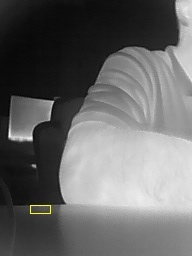
#> input picture 06-实验平台/eval_platform/dashboard/samples/det_20261012_224916_064_ir.jpg, 192 x 256 px, given as the content of the folder captures/images, which was not available
$ python calib_points.py 5
#> lines starting #> are read from the running program, lines starting #| are printed output that depends on the picture; after the words box and inside, x2 and y2 are one past the last pixel; in counts of white or black regions, pixels touching at a corner belong together
#!/usr/bin/env python3
"""calib_points.py — 交互式双摄配准选点标定工具

用法 (需桌面 GUI):
  cd twocameraOnMAC
  <YOLOFuse venv python> test/camera_capture_test/calib_points.py [图像编号]

操作:
  1. 两个窗口分别显示可见光(RGB)和红外(IR)同一时刻的标定图
  2. 先在 RGB 窗口点击一个特征点 (角/边缘/物体轮廓),
     再在 IR 窗口点击同一物理位置 → 完成一对对应点
  3. 重复标 4~8 对 (分布越均匀越好)
  4. 按 c 计算; 右键或 u 撤销最后一对; n 下一对图; q 退出

实现说明: 鼠标回调内只记录坐标, 绝不调用 imshow (GTK 后端下
回调内绘图会导致事件分发失效), 重绘统一在主循环完成。

输出:
  - IR 视野在 RGB 图中的框 (bbox)
  - 建议的 --crop-ratio 参数与 sample_config.h 宏值
"""
import cv2
import numpy as np
import glob
import os
import sys

os.chdir(os.path.dirname(os.path.dirname(os.path.dirname(
    os.path.abspath(__file__)))))  # 项目根目录

pairs = sorted(glob.glob("captures/images/*.jpg"))
if not pairs:
    print("no captures found under captures/images")
    sys.exit(1)

start = int(sys.argv[1]) if len(sys.argv) > 1 else 0
index = min(max(start, 0), len(pairs) - 1)

rgb_pts = []
ir_pts = []
rgb_base = None   # 原图 (含标定结果框)
ir_base = None
result_box = None  # (x, y, w, h) 已计算的 IR 视野框
win_rgb, win_ir = "RGB - click point", "IR - click same point"
IR_VIEW_W, IR_VIEW_H = 512, 384   # IR 放大显示尺寸


def load(i):
#> called with i = 0
    global rgb_base, ir_base, rgb_pts, ir_pts, result_box
    p = pairs[i]
    rgb_base = cv2.imread(p)
#> rgb_base is the input picture: shape (256, 192, 3); mean B, G, R 102.9, 103.2, 103.2
    ir_orig = cv2.imread(p.replace("images/", "imagesIR/"))
    if rgb_base is None or ir_orig is None:
        print("load failed:", p)
        return False
    ir_base = cv2.resize(ir_orig, (IR_VIEW_W, IR_VIEW_H))
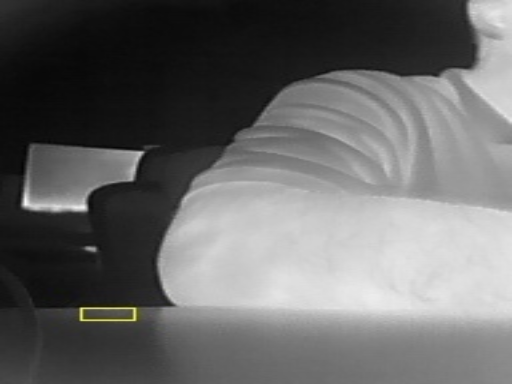
#> ir_base: shape (384, 512, 3); mean B, G, R 102.9, 103.1, 103.1
    rgb_pts, ir_pts = [], []
    result_box = None
    return True


# [26 lines left out: functions undo, on_rgb, on_ir, not called in this run]


def redraw():
    r = rgb_base.copy()
    ir = ir_base.copy()
    paired = min(len(rgb_pts), len(ir_pts))
    for i, pt in enumerate(rgb_pts):
        done = i < paired
        color = (0, 200, 0) if done else (0, 0, 255)
        cv2.circle(r, pt, 4, color, -1)
        cv2.putText(r, str(i), (pt[0] + 6, pt[1] - 6),
                    cv2.FONT_HERSHEY_SIMPLEX, 0.5, color, 1)
    for i, pt in enumerate(ir_pts):
        color = (0, 200, 0) if i < paired else (0, 0, 255)
        px = int(pt[0] * IR_VIEW_W / 256)
        py = int(pt[1] * IR_VIEW_H / 192)
        cv2.circle(ir, (px, py), 4, color, -1)
        cv2.putText(ir, str(i), (px + 6, py - 6),
                    cv2.FONT_HERSHEY_SIMPLEX, 0.5, color, 1)

    # 状态提示
    if len(rgb_pts) == len(ir_pts):
        hint = f"pairs:{paired}  -> click next point on RGB"
    else:
        hint = f"pairs:{paired}+1  -> click SAME point on IR"
    if result_box is not None:
        x, y, w, h = result_box
        cv2.rectangle(r, (x, y), (x + w, y + h), (0, 255, 0), 2)
        hint += "  [green box = IR FOV]"
    cv2.putText(r, hint + "  [c]calc [right-click/u]undo [n]next [q]quit",
                (8, 20), cv2.FONT_HERSHEY_SIMPLEX, 0.55,
                (0, 255, 255), 1, cv2.LINE_AA)
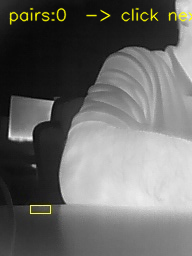
#> r: shape (256, 192, 3); 1.93% of pixels changed, all inside (x1, y1, x2, y2) = (9, 7, 192, 25)
    cv2.imshow(win_rgb, r)
    cv2.imshow(win_ir, ir)


# [50 lines left out: function compute, not called in this run]


cv2.namedWindow(win_rgb, cv2.WINDOW_NORMAL)
cv2.namedWindow(win_ir, cv2.WINDOW_NORMAL)
cv2.setMouseCallback(win_rgb, on_rgb)
cv2.setMouseCallback(win_ir, on_ir)

if not load(index):
    sys.exit(1)
print(f"image pair {index}: {pairs[index]}")
print("click a feature on RGB window, then the SAME feature on IR window;"
      " collect >= 4 pairs, then press 'c'")

while True:
    redraw()  # 主循环统一重绘 (不在鼠标回调内)
    key = cv2.waitKey(40) & 0xFF
#> (key q is pressed here)
    if key == ord('q') or key == 27:
        break
    elif key == ord('c'):
        compute()
    elif key == ord('u'):
        undo()
    elif key == ord('n'):
        index = (index + 1) % len(pairs)
        if load(index):
            print(f"image pair {index}: {pairs[index]}")

cv2.destroyAllWindows()

$ run again, on 06-实验平台/eval_platform/dashboard/samples/det_20261012_224914_889_vis.jpg
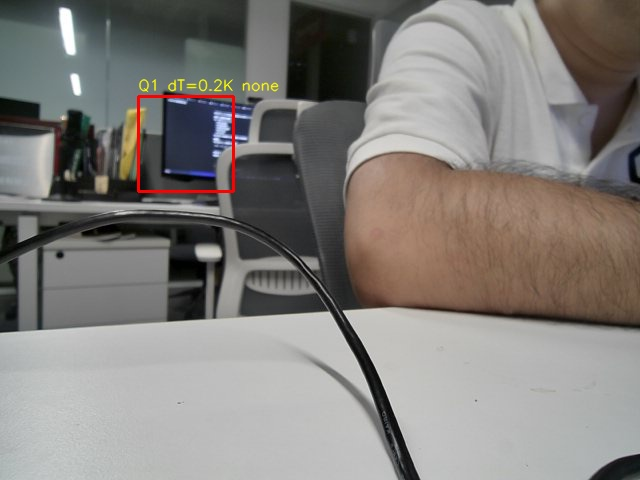
#> input picture 06-实验平台/eval_platform/dashboard/samples/det_20261012_224914_889_vis.jpg, 640 x 480 px, given as the content of the folder captures/images, which was not available
#> in load, rgb_base is the input picture: shape (480, 640, 3); mean B, G, R 124, 127.7, 131.4
#> in redraw, `cv2.putText(r, hint + "  [c]calc [right-click/u]undo [n]next [q]quit",..`:
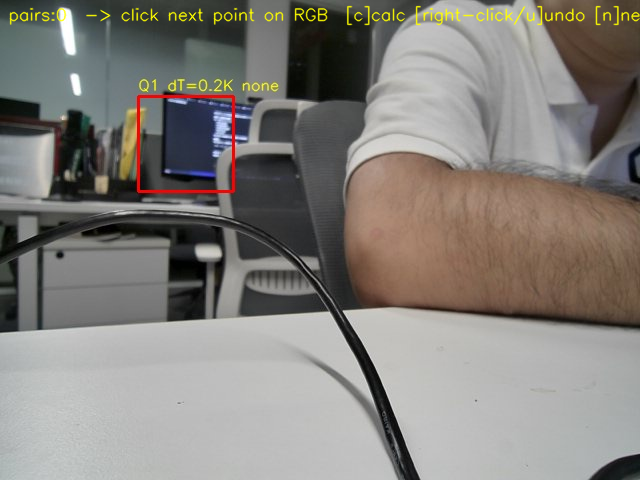
#> r: shape (480, 640, 3); 1.22% of pixels changed, all inside (x1, y1, x2, y2) = (9, 5, 640, 26)
